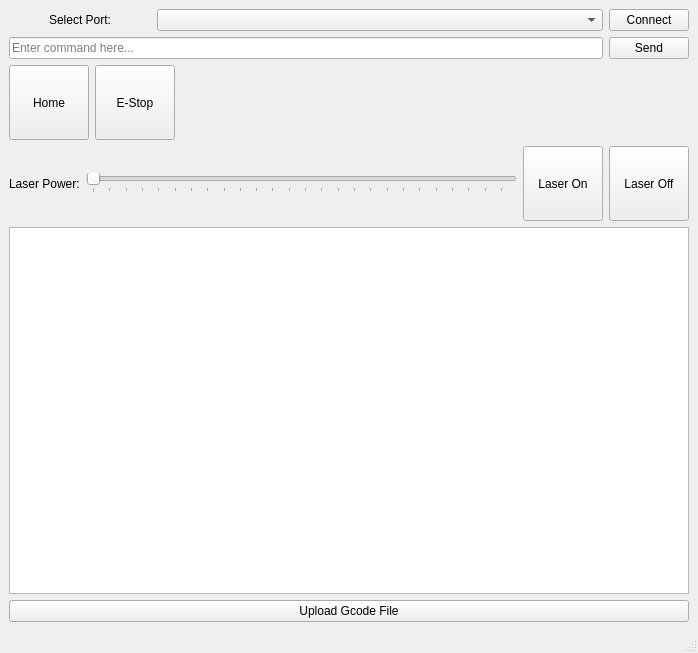
<?xml version="1.0" encoding="UTF-8"?>
<ui version="4.0">
 <class>MainWindow</class>
 <widget class="QMainWindow" name="MainWindow">
  <property name="geometry">
   <rect>
    <x>0</x>
    <y>0</y>
    <width>698</width>
    <height>653</height>
   </rect>
  </property>
  <property name="sizePolicy">
   <sizepolicy hsizetype="Minimum" vsizetype="Minimum">
    <horstretch>0</horstretch>
    <verstretch>0</verstretch>
   </sizepolicy>
  </property>
  <property name="minimumSize">
   <size>
    <width>500</width>
    <height>500</height>
   </size>
  </property>
  <property name="windowTitle">
   <string>MainWindow</string>
  </property>
  <widget class="QWidget" name="centralwidget">
   <layout class="QVBoxLayout" name="verticalLayout_2">
    <item>
     <layout class="QHBoxLayout" name="portLayout">
      <item>
       <spacer name="portSpacer">
        <property name="orientation">
         <enum>Qt::Horizontal</enum>
        </property>
        <property name="sizeHint" stdset="0">
         <size>
          <width>40</width>
          <height>20</height>
         </size>
        </property>
       </spacer>
      </item>
      <item>
       <widget class="QLabel" name="portLabel">
        <property name="text">
         <string>Select Port:</string>
        </property>
       </widget>
      </item>
      <item>
       <spacer name="horizontalSpacer">
        <property name="orientation">
         <enum>Qt::Horizontal</enum>
        </property>
        <property name="sizeHint" stdset="0">
         <size>
          <width>40</width>
          <height>20</height>
         </size>
        </property>
       </spacer>
      </item>
      <item>
       <widget class="QComboBox" name="portCombo">
        <property name="enabled">
         <bool>true</bool>
        </property>
        <property name="sizePolicy">
         <sizepolicy hsizetype="Expanding" vsizetype="Fixed">
          <horstretch>1</horstretch>
          <verstretch>0</verstretch>
         </sizepolicy>
        </property>
        <property name="minimumSize">
         <size>
          <width>200</width>
          <height>0</height>
         </size>
        </property>
       </widget>
      </item>
      <item>
       <widget class="QPushButton" name="connectButton">
        <property name="text">
         <string>Connect</string>
        </property>
       </widget>
      </item>
     </layout>
    </item>
    <item>
     <layout class="QHBoxLayout" name="commandLayout">
      <item>
       <widget class="QLineEdit" name="commandEntry">
        <property name="placeholderText">
         <string>Enter command here...</string>
        </property>
       </widget>
      </item>
      <item>
       <widget class="QPushButton" name="sendButton">
        <property name="text">
         <string>Send</string>
        </property>
       </widget>
      </item>
     </layout>
    </item>
    <item>
     <layout class="QHBoxLayout" name="buttonLayout">
      <item>
       <widget class="QPushButton" name="homeButton">
        <property name="sizePolicy">
         <sizepolicy hsizetype="Fixed" vsizetype="Minimum">
          <horstretch>0</horstretch>
          <verstretch>0</verstretch>
         </sizepolicy>
        </property>
        <property name="minimumSize">
         <size>
          <width>50</width>
          <height>75</height>
         </size>
        </property>
        <property name="text">
         <string>Home</string>
        </property>
        <property name="fixedSize" stdset="0">
         <size>
          <width>100</width>
          <height>100</height>
         </size>
        </property>
       </widget>
      </item>
      <item>
       <widget class="QPushButton" name="stopButton">
        <property name="sizePolicy">
         <sizepolicy hsizetype="Minimum" vsizetype="Minimum">
          <horstretch>0</horstretch>
          <verstretch>0</verstretch>
         </sizepolicy>
        </property>
        <property name="minimumSize">
         <size>
          <width>50</width>
          <height>75</height>
         </size>
        </property>
        <property name="text">
         <string>E-Stop</string>
        </property>
        <property name="fixedSize" stdset="0">
         <size>
          <width>100</width>
          <height>100</height>
         </size>
        </property>
       </widget>
      </item>
      <item>
       <spacer name="buttonSpacer">
        <property name="orientation">
         <enum>Qt::Horizontal</enum>
        </property>
        <property name="sizeHint" stdset="0">
         <size>
          <width>0</width>
          <height>0</height>
         </size>
        </property>
       </spacer>
      </item>
     </layout>
    </item>
    <item>
     <layout class="QHBoxLayout" name="laserLayout">
      <item>
       <widget class="QLabel" name="laserPowerLabel">
        <property name="text">
         <string>Laser Power:</string>
        </property>
       </widget>
      </item>
      <item>
       <widget class="QSlider" name="laserPowerSlider">
        <property name="minimum">
         <number>0</number>
        </property>
        <property name="maximum">
         <number>255</number>
        </property>
        <property name="value">
         <number>0</number>
        </property>
        <property name="orientation">
         <enum>Qt::Horizontal</enum>
        </property>
        <property name="tickPosition">
         <enum>QSlider::TicksBelow</enum>
        </property>
        <property name="tickInterval">
         <number>10</number>
        </property>
       </widget>
      </item>
      <item>
       <widget class="QPushButton" name="laserOnButton">
        <property name="minimumSize">
         <size>
          <width>50</width>
          <height>75</height>
         </size>
        </property>
        <property name="text">
         <string>Laser On</string>
        </property>
        <property name="fixedSize" stdset="0">
         <size>
          <width>100</width>
          <height>100</height>
         </size>
        </property>
       </widget>
      </item>
      <item>
       <widget class="QPushButton" name="laserOffButton">
        <property name="minimumSize">
         <size>
          <width>50</width>
          <height>75</height>
         </size>
        </property>
        <property name="text">
         <string>Laser Off</string>
        </property>
        <property name="fixedSize" stdset="0">
         <size>
          <width>100</width>
          <height>100</height>
         </size>
        </property>
       </widget>
      </item>
     </layout>
    </item>
    <item>
     <widget class="QTextEdit" name="responseText">
      <property name="readOnly">
       <bool>true</bool>
      </property>
     </widget>
    </item>
    <item>
     <widget class="QPushButton" name="fileButton">
      <property name="text">
       <string>Upload Gcode File</string>
      </property>
     </widget>
    </item>
   </layout>
  </widget>
  <widget class="QStatusBar" name="statusbar"/>
 </widget>
 <resources/>
 <connections/>
</ui>
